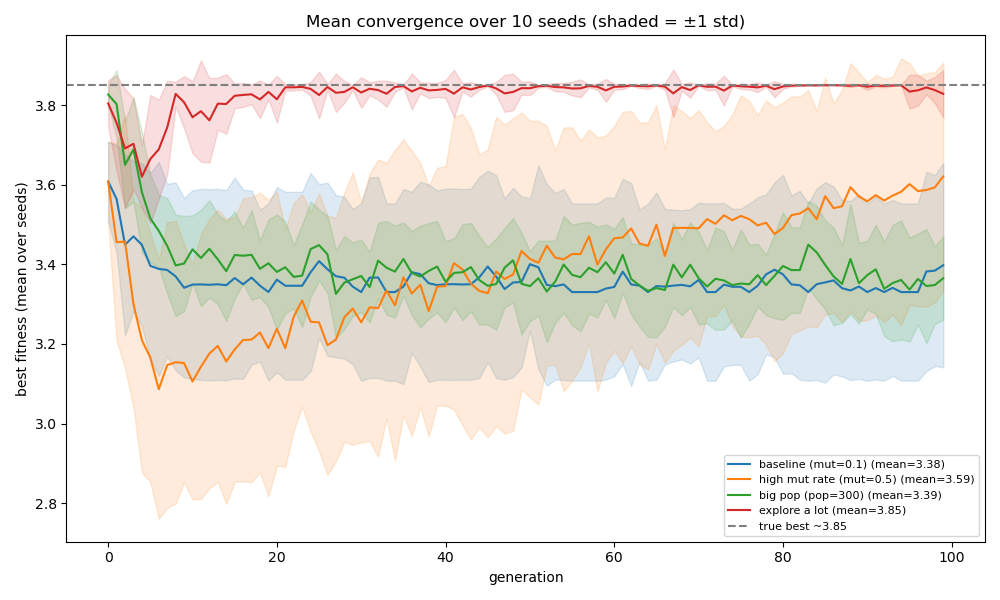

Write the Python code that produced this figure.
"""
第 1 课（严谨篇）：随机算法要看「平均表现」，不能信单次结果

上一节我们发现 pop=300 单次跑反而更差——那其实是「运气」。
GA 每次初始种群都是随机的，单次结果带很大偶然性。
正确的评估方法：同一配置，换很多个随机种子(seed)各跑一次，看：
    - mean  平均最终值（整体有多好）
    - std   标准差    （有多不稳定 / 看运气）
    - 成功率 多少次真正逼近了全局最优 3.85

我们直接复用上一节写好的 run_ga（不重复造轮子）。

运行：  conda run -n ga-ml python lessons/01c_multiseed.py
"""

import numpy as np
import matplotlib.pyplot as plt


# ---------- 目标函数 + GA（与前面一致，独立放这里便于单独运行）----------
def f(x):
    return x * np.sin(10 * np.pi * x) + 2.0


X_LOW, X_HIGH = -1.0, 2.0
TRUE_BEST = 3.85
SUCCESS_THRESHOLD = 3.80   # 最终值 >= 3.80 就算“成功逼近全局最优”


def run_ga(pop_size, n_gen, mutation_rate, mutation_scale, seed):
    rng = np.random.default_rng(seed)
    pop = rng.uniform(X_LOW, X_HIGH, size=pop_size)
    history = []
    for _ in range(n_gen):
        fit = f(pop)
        history.append(fit.max())
        parents = np.empty_like(pop)
        for i in range(pop_size):
            idx = rng.integers(0, pop_size, size=3)
            parents[i] = pop[idx[np.argmax(fit[idx])]]
        children = parents.copy()
        for i in range(0, pop_size - 1, 2):
            a = rng.random()
            children[i]     = a * parents[i] + (1 - a) * parents[i + 1]
            children[i + 1] = a * parents[i + 1] + (1 - a) * parents[i]
        for i in range(pop_size):
            if rng.random() < mutation_rate:
                children[i] += rng.normal(0, mutation_scale)
                children[i] = np.clip(children[i], X_LOW, X_HIGH)
        pop = children
    return np.array(history), f(pop).max()


# ---------- 要对比的配置 ----------
configs = [
    ("baseline (mut=0.1)",          dict(mutation_rate=0.1, mutation_scale=0.1, pop_size=50)),
    ("high mut rate (mut=0.5)",     dict(mutation_rate=0.5, mutation_scale=0.1, pop_size=50)),
    ("big pop (pop=300)",           dict(mutation_rate=0.1, mutation_scale=0.1, pop_size=300)),
    ("explore a lot",               dict(mutation_rate=0.4, mutation_scale=0.4, pop_size=200)),
]

N_SEEDS = 10           # 每个配置跑 10 次
N_GEN = 100
seeds = range(N_SEEDS)

plt.figure(figsize=(10, 6))
print(f"{'配置':28s} | {'平均±标准差':>16s} | {'最好':>6s} | {'最差':>6s} | 成功率")
print("-" * 80)

for name, params in configs:
    histories = []   # 每个 seed 一条收敛曲线
    finals = []      # 每个 seed 的最终最优值
    for s in seeds:
        hist, best = run_ga(n_gen=N_GEN, seed=s, **params)
        histories.append(hist)
        finals.append(best)

    histories = np.array(histories)      # 形状 (N_SEEDS, N_GEN)
    finals = np.array(finals)

    mean_curve = histories.mean(axis=0)  # 每代的平均最优
    std_curve = histories.std(axis=0)    # 每代的波动
    success_rate = (finals >= SUCCESS_THRESHOLD).mean() * 100

    print(f"{name:28s} | {finals.mean():7.3f} ± {finals.std():5.3f} "
          f"| {finals.max():6.3f} | {finals.min():6.3f} | {success_rate:4.0f}%")

    # 画平均曲线 + 误差带(均值 ± 标准差)
    line, = plt.plot(mean_curve, label=f"{name} (mean={finals.mean():.2f})")
    plt.fill_between(range(N_GEN),
                     mean_curve - std_curve,
                     mean_curve + std_curve,
                     alpha=0.15, color=line.get_color())

plt.axhline(TRUE_BEST, color="gray", linestyle="--", label=f"true best ~{TRUE_BEST}")
plt.xlabel("generation")
plt.ylabel("best fitness (mean over seeds)")
plt.title(f"Mean convergence over {N_SEEDS} seeds (shaded = ±1 std)")
plt.legend(fontsize=8)
plt.tight_layout()
plt.savefig("lessons/01c_multiseed.png", dpi=100)
print(f"\n图已保存到 lessons/01c_multiseed.png（阴影越窄 = 越稳定）")
